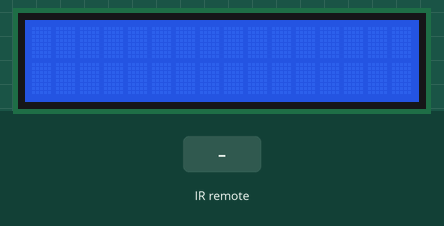
Bench run of a sketch on a simulated Arduino Uno, built with avr-gcc and run on an emulated ATmega328P. Parts: 16×2 character LCD. Inputs (shaded band) come from the test bench. What the sketch prints to the serial monitor is not drawn.

Above: at 1.2 s.
1.3 s: infrared code 0x18 received
At 2.48 s:
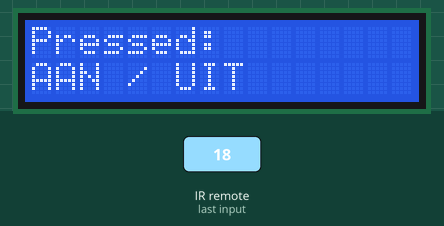
4.3 s: infrared code 0x4 received
At 4.66 s:
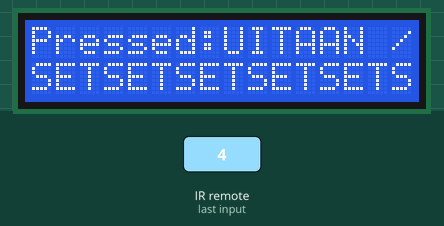
6.9 s: infrared code 0x55 received
At 7.16 s:
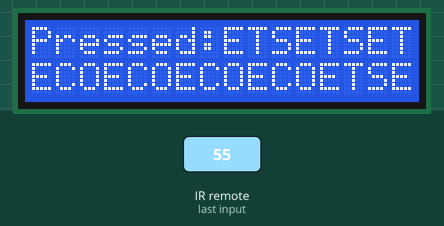
9.4 s: infrared code 0x40 received
At 9.66 s:
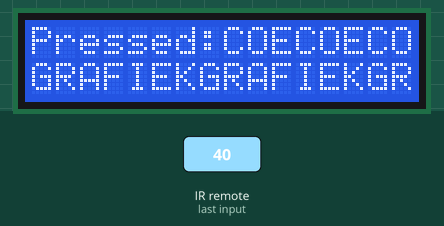
11.9 s: infrared code 0x46 received
At 12.15 s:
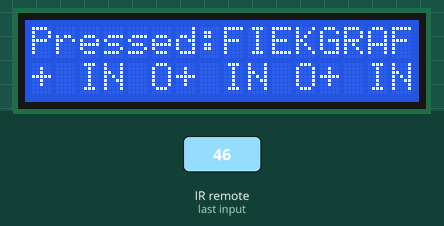
14.4 s: infrared code 0x19 received
At 17.5 s:
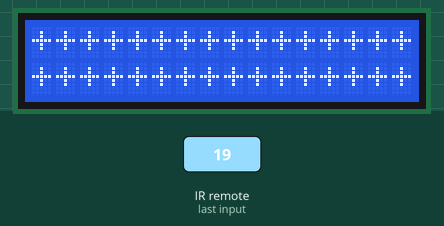
Timing chart, 0 to 19.0 s (numbered marks = the images above; inputs shaded):
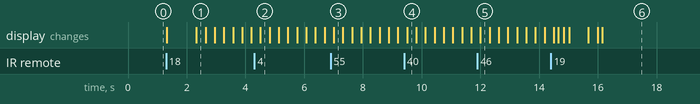

Measured:
- after the input at 4.3 s, the display: changes after 0.21 s (image 2)
- after the input at 6.9 s, the display: changes after 0.10 s (image 3)
- after the input at 9.4 s, the display: changes after 0.10 s (image 4)
- after the input at 11.9 s, the display: changes after 0.10 s (image 5)
- after the input at 14.4 s, the display: first changes after 0.09 s (image 6 shows a later state)

The sketch:

FullProjectCode.ino
```cpp
#include <Wire.h>
#include <LiquidCrystal_I2C.h>

#include "IRremote.hpp"

#define IR_RECEIVE_PIN 2
#define lightSensor A0
int sensorValue = 0;

int modeCount = 0;
String msg = "";

//I2C pin declaratie
LiquidCrystal_I2C lcd(0x3F, 16, 2); //Opgelet met adres 0x27; 0x3F is voor de PCF8574A

uint32_t vorigeMillis = 0;
//bool newPress = false;

uint16_t prevCommand;

int waitTime = 5000;

//Zie gegevens PCF8574 of PCF8574A

void setup()
{
  lcd.init(); //Initializing display
  lcd.backlight(); //To Power ON the back light

  IrReceiver.begin(IR_RECEIVE_PIN, ENABLE_LED_FEEDBACK);

   millis();

   Serial.begin(9600);
}

void loop()
{
  //Clear de screen om de 5sec en reset de clear tijd elke keer dat er eens nieuwe knop ingedrukt wordt
  if(millis() - vorigeMillis >= waitTime){
    lcd.clear();
    vorigeMillis = millis();
  }

if(modeCount == 0){ //Remote-read-mode is selected
    Serial.println("Remote-read-mode is selected");
    if (IrReceiver.decode()) {
      uint16_t command = IrReceiver.decodedIRData.command;
      if(command != prevCommand){
      vorigeMillis = millis();
      prevCommand = command;

      lcd.setCursor(0,0); //Defining positon to write from first row,first column .
      lcd.print("Pressed:"); //You can write 16 Characters per line.
      lcd.setCursor(0,1);
      switch (command) {
        case 24:
          //Display uit en na 1sec weer aan
          lcd.noDisplay();
          delay(1000);
          lcd.display();
          msg = "AAN / UIT";
          break;
        case 13:
          msg = "MODE";
          modeCount = 1; //New Mode is asked
          break;
        case 4:
          msg = "SET";
          break;
        case 70:
          msg = "+ IN O";
          break;
        case 85:
          msg = "ECO";
          break;
        case 22:
          msg = "- IN O";
          break;
        case 64:
          msg = "GRAFIEK";
          break;
        case 25:
          msg = "+";
          break;
        case 23:
          msg = "-";
          break;
        case 30:
          msg = "WEEK";
          break;
        default:
          msg = "UNDEFINED";
      }
    }
  }
}

if(modeCount == 1){ //Lightsenor-read-mode is selected
  lcd.clear();
  lcd.setCursor(0,0);
  lcd.print("Light Value:");
  lcd.setCursor(0,1);
  sensorValue = analogRead(lightSensor);
  msg += sensorValue;

  if(IrReceiver.decode()){//Remote Pressed
    uint16_t command = IrReceiver.decodedIRData.command;
    if(command == 13){//New mode is asked
      modeCount = 2;
    }
  }
}

else if(modeCount == 2){//Arduino 33BLE sensor read mode is selected
    lcd.clear();
    lcd.setCursor(0,0);
    msg = "BLE SENSORS!";

  if(IrReceiver.decode()){//Remote Pressed
    uint16_t command = IrReceiver.decodedIRData.command;
    if(command == 13){//New mode is asked
      modeCount = 0;
    }
  }
}

    lcd.print(msg);
    IrReceiver.resume();
}
```
